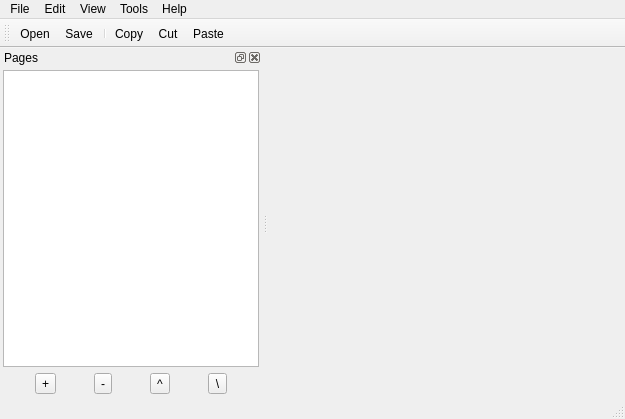
<?xml version="1.0" encoding="UTF-8"?>
<ui version="4.0">
 <class>MainWindow</class>
 <widget class="QMainWindow" name="MainWindow">
  <property name="geometry">
   <rect>
    <x>0</x>
    <y>0</y>
    <width>625</width>
    <height>419</height>
   </rect>
  </property>
  <property name="windowTitle">
   <string>MainWindow</string>
  </property>
  <widget class="QWidget" name="centralWidget">
   <layout class="QHBoxLayout" name="horizontalLayout_2">
    <property name="margin">
     <number>0</number>
    </property>
    <item>
     <widget class="QTabWidget" name="tabWidget">
      <property name="tabShape">
       <enum>QTabWidget::Rounded</enum>
      </property>
      <property name="currentIndex">
       <number>-1</number>
      </property>
      <property name="usesScrollButtons">
       <bool>true</bool>
      </property>
      <property name="documentMode">
       <bool>true</bool>
      </property>
      <property name="tabsClosable">
       <bool>true</bool>
      </property>
      <property name="movable">
       <bool>true</bool>
      </property>
     </widget>
    </item>
   </layout>
  </widget>
  <widget class="QMenuBar" name="menuBar">
   <property name="geometry">
    <rect>
     <x>0</x>
     <y>0</y>
     <width>625</width>
     <height>22</height>
    </rect>
   </property>
   <widget class="QMenu" name="menuFile">
    <property name="title">
     <string>File</string>
    </property>
    <addaction name="actionOpen"/>
    <addaction name="separator"/>
    <addaction name="actionSave"/>
    <addaction name="actionClose"/>
    <addaction name="separator"/>
    <addaction name="actionExport"/>
    <addaction name="separator"/>
    <addaction name="actionQuit"/>
   </widget>
   <widget class="QMenu" name="menuEdit">
    <property name="title">
     <string>Edit</string>
    </property>
    <addaction name="actionCut"/>
    <addaction name="actionCopy"/>
    <addaction name="actionPaste"/>
   </widget>
   <widget class="QMenu" name="menuView">
    <property name="title">
     <string>View</string>
    </property>
   </widget>
   <widget class="QMenu" name="menuHelp">
    <property name="title">
     <string>Help</string>
    </property>
    <addaction name="actionAbout_DesktopWiki"/>
   </widget>
   <widget class="QMenu" name="menuTools">
    <property name="title">
     <string>Tools</string>
    </property>
    <addaction name="actionOptions"/>
   </widget>
   <addaction name="menuFile"/>
   <addaction name="menuEdit"/>
   <addaction name="menuView"/>
   <addaction name="menuTools"/>
   <addaction name="menuHelp"/>
  </widget>
  <widget class="QToolBar" name="mainToolBar">
   <attribute name="toolBarArea">
    <enum>TopToolBarArea</enum>
   </attribute>
   <attribute name="toolBarBreak">
    <bool>false</bool>
   </attribute>
   <addaction name="actionOpen"/>
   <addaction name="actionSave"/>
   <addaction name="separator"/>
   <addaction name="actionCopy"/>
   <addaction name="actionCut"/>
   <addaction name="actionPaste"/>
  </widget>
  <widget class="QStatusBar" name="statusBar"/>
  <widget class="QDockWidget" name="dockWidget">
   <property name="windowTitle">
    <string>Pages</string>
   </property>
   <attribute name="dockWidgetArea">
    <number>1</number>
   </attribute>
   <widget class="QWidget" name="dockWidgetContents">
    <layout class="QVBoxLayout" name="verticalLayout_2">
     <property name="margin">
      <number>3</number>
     </property>
     <item>
      <widget class="QTreeWidget" name="pageTree">
       <property name="rootIsDecorated">
        <bool>false</bool>
       </property>
       <attribute name="headerVisible">
        <bool>false</bool>
       </attribute>
       <column>
        <property name="text">
         <string notr="true">1</string>
        </property>
       </column>
      </widget>
     </item>
     <item>
      <layout class="QHBoxLayout" name="horizontalLayout">
       <property name="topMargin">
        <number>0</number>
       </property>
       <item>
        <widget class="QToolButton" name="add">
         <property name="text">
          <string>+</string>
         </property>
        </widget>
       </item>
       <item>
        <widget class="QToolButton" name="remove">
         <property name="text">
          <string>-</string>
         </property>
        </widget>
       </item>
       <item>
        <widget class="QToolButton" name="up">
         <property name="text">
          <string>^</string>
         </property>
        </widget>
       </item>
       <item>
        <widget class="QToolButton" name="down">
         <property name="text">
          <string>\</string>
         </property>
        </widget>
       </item>
      </layout>
     </item>
    </layout>
   </widget>
  </widget>
  <action name="actionOpen">
   <property name="text">
    <string>Open</string>
   </property>
   <property name="shortcut">
    <string>Ctrl+O</string>
   </property>
  </action>
  <action name="actionSave">
   <property name="text">
    <string>Save</string>
   </property>
   <property name="shortcut">
    <string>Ctrl+S</string>
   </property>
  </action>
  <action name="actionClose">
   <property name="text">
    <string>Close</string>
   </property>
   <property name="shortcut">
    <string>Ctrl+W</string>
   </property>
  </action>
  <action name="actionQuit">
   <property name="text">
    <string>Quit</string>
   </property>
   <property name="shortcut">
    <string>Ctrl+Q</string>
   </property>
  </action>
  <action name="actionExport">
   <property name="text">
    <string>Export</string>
   </property>
  </action>
  <action name="actionCopy">
   <property name="text">
    <string>Copy</string>
   </property>
   <property name="shortcut">
    <string>Ctrl+C</string>
   </property>
  </action>
  <action name="actionCut">
   <property name="text">
    <string>Cut</string>
   </property>
   <property name="shortcut">
    <string>Ctrl+X</string>
   </property>
  </action>
  <action name="actionPaste">
   <property name="text">
    <string>Paste</string>
   </property>
   <property name="shortcut">
    <string>Ctrl+V</string>
   </property>
  </action>
  <action name="actionAbout_DesktopWiki">
   <property name="text">
    <string>About DesktopWiki</string>
   </property>
  </action>
  <action name="actionOptions">
   <property name="text">
    <string>Options</string>
   </property>
  </action>
 </widget>
 <layoutdefault spacing="6" margin="11"/>
 <resources/>
 <connections/>
</ui>
